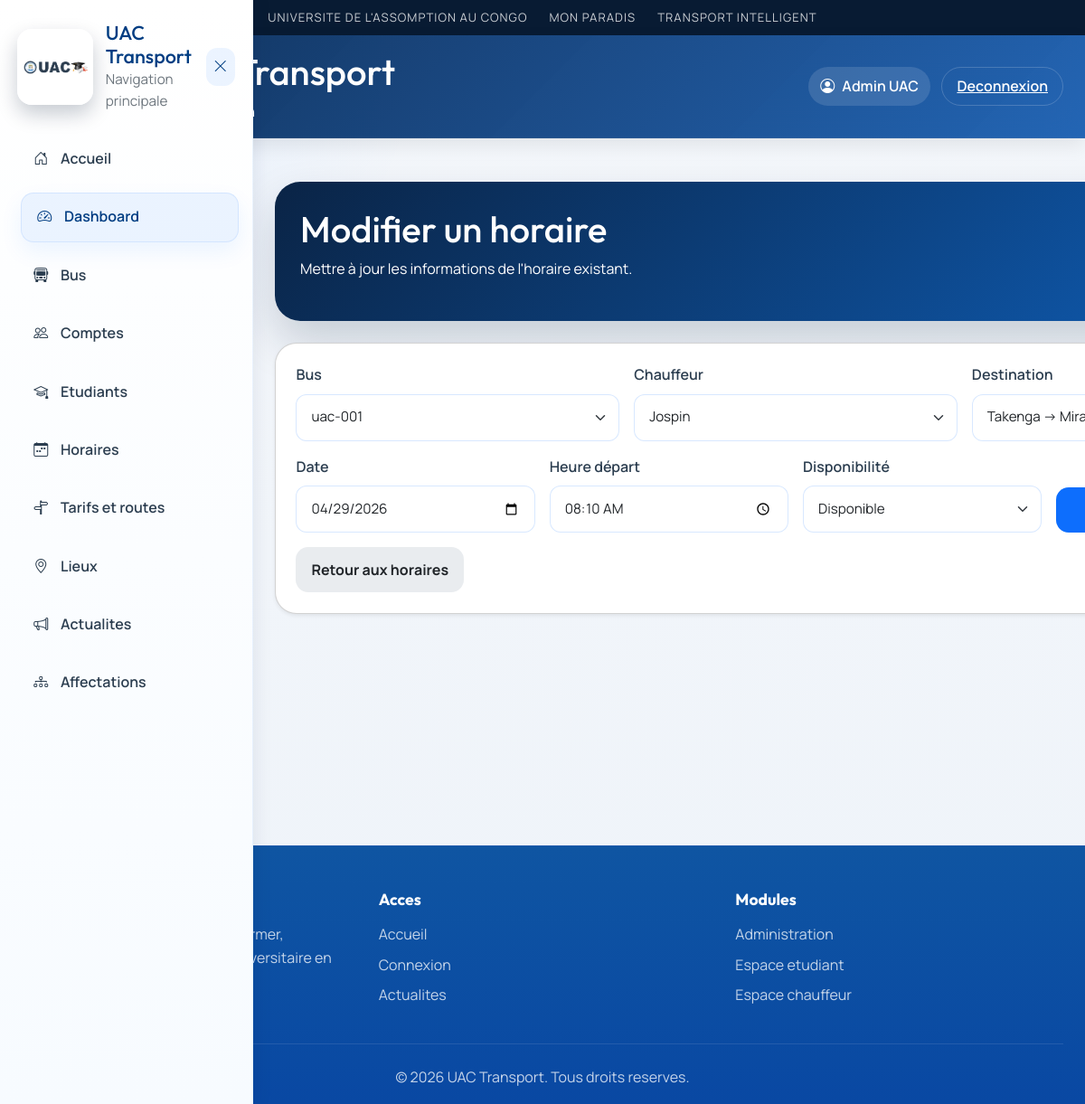
The page /admin/edit_schedule/3 (signed in) on the database its author committed.
### tables this page shows
CREATE TABLE users (
        id INTEGER PRIMARY KEY AUTOINCREMENT,
        nom TEXT NOT NULL,
        email TEXT UNIQUE NOT NULL,
        password TEXT NOT NULL,
        role TEXT NOT NULL
    , telephone TEXT, permis TEXT, photo_path TEXT, matricule TEXT);

CREATE TABLE schedules (
        id INTEGER PRIMARY KEY AUTOINCREMENT,
        bus_id INTEGER,
        driver_id INTEGER,
        date TEXT,
        heure_depart TEXT,
        destination TEXT,
        disponible TEXT,
        FOREIGN KEY (bus_id) REFERENCES buses(id),
        FOREIGN KEY (driver_id) REFERENCES drivers(id)
    );

### app.py (the view, shortened to what this page needs)
@app.route("/admin/edit_schedule/<int:schedule_id>", methods=["GET", "POST"])
def admin_edit_schedule(schedule_id):
    if session.get("role") != "admin":
        return redirect(url_for("login"))
    conn = get_db()
    schedule = conn.execute("SELECT * FROM schedules WHERE id = ?", (schedule_id,)).fetchone()
    if not schedule:
        conn.close()
        return redirect(url_for("admin_schedules"))
    buses = conn.execute("SELECT * FROM buses WHERE statut = 'actif'").fetchall()
    drivers = conn.execute("SELECT * FROM users WHERE role = 'driver'").fetchall()
    conn.close()
    return render_template("admin/edit_schedule.html", schedule=schedule, buses=buses, drivers=drivers)

### app.py (called while the page is built)
def get_db():
    conn = sqlite3.connect(DATABASE)
    conn.row_factory = sqlite3.Row
    return conn

def get_current_user():
    user_id = session.get("user_id")
    if not user_id:
        return None
    conn = get_db()
    user = conn.execute("SELECT * FROM users WHERE id = ?", (user_id,)).fetchone()
    conn.close()
    return user

@app.context_processor
def inject_current_user():
    return {
        "current_user": get_current_user(),
        "profile_photo_url": profile_photo_url,
        "user_initials": get_user_initials,
    }

### templates/admin/edit_schedule.html (shortened to what this page needs)
{% extends 'base.html' %}
{% block content %}
<div class="admin-page py-4">
    <div class="page-header mb-4">
        <h1>Modifier un horaire</h1>
        <p class="text-muted">Mettre à jour les informations de l'horaire existant.</p>
    </div>
    <div class="card shadow-sm">
        <div class="card-body">
            <form method="POST" class="row g-3">
                <div class="col-md-4">
                    <label class="form-label">Bus</label>
                    <select name="bus_id" class="form-select" required>
                        {% for b in buses %}
                        <option value="{{ b.id }}" {{ 'selected' if b.id == schedule.bus_id else '' }}>{{ b.plaque }}</option>
                        {% endfor %}
                    </select>
                </div>
                <div class="col-md-4">
                    <label class="form-label">Chauffeur</label>
                    <select name="driver_id" class="form-select" required>
                        {% for d in drivers %}
                        <option value="{{ d.id }}" {{ 'selected' if d.id == schedule.driver_id else '' }}>{{ d.nom }}</option>
                        {% endfor %}
                    </select>
                </div>
                <div class="col-md-4">
                    <label class="form-label">Destination</label>
                    <input type="text" name="destination" class="form-control" value="{{ schedule.destination }}" required>
                </div>
                <div class="col-md-3">
                    <label class="form-label">Date</label>
                    <input type="date" name="date" class="form-control" value="{{ schedule.date }}" required>
                </div>
                <div class="col-md-3">
                    <label class="form-label">Heure départ</label>
                    <input type="time" name="heure_depart" class="form-control" value="{{ schedule.heure_depart }}" required>
                </div>
                <div class="col-md-3">
                    <label class="form-label">Disponibilité</label>
                    <select name="disponible" class="form-select">
                        <option value="oui" {{ 'selected' if schedule.disponible == 'oui' else '' }}>Disponible</option>
                    </select>
                </div>
                <div class="col-md-3 d-flex align-items-end">
                    <button class="btn btn-primary w-100" type="submit">Enregistrer</button>
                </div>
            </form>
            <div class="mt-3">
                <a href="/admin/schedules" class="btn btn-secondary">Retour aux horaires</a>
            </div>
        </div>
    </div>
</div>
{% endblock %}

### templates/base.html (shortened to what this page needs)
<!DOCTYPE html>
<html lang="fr">
<head>
    <link href="https://cdn.jsdelivr.net/npm/bootstrap@5.3.0/dist/css/bootstrap.min.css" rel="stylesheet">
    <link rel="stylesheet" href="https://cdnjs.cloudflare.com/ajax/libs/font-awesome/6.4.0/css/all.min.css">
    <link rel="stylesheet" href="https://cdn.jsdelivr.net/npm/bootstrap-icons@1.10.5/font/bootstrap-icons.css">
    <link rel="stylesheet" href="{{ url_for('static', filename='css/style.css') }}">
</head>
<body class="{% block body_class %}{% endblock %}">
<header class="site-banner">
    <div class="banner-inner">
        <span class="banner-item">Universite de l'Assomption au Congo</span>
        <span class="banner-item">Mon Paradis</span>
        <span class="banner-item">Transport Intelligent</span>
    </div>
</header>
<header class="topbar">
    <div class="topbar-left">
        <button class="menu-btn" type="button" aria-label="Ouvrir le menu" onclick="toggleMenu()">
        </button>
        <a href="/" class="brand-wrap topbar-brand">
            <img src="{{ url_for('static', filename='img/uaclogo.png') }}" alt="UAC Logo" class="topbar-logo">
            <div>
                <h1>UAC Transport</h1>
                <p class="muted mb-0">
                    {% if session.get('role') == 'admin' %}
                    Administration
                    {% elif session.get('role') == 'student' %}
                    Espace etudiant
                    {% elif session.get('role') == 'driver' %}
                    Espace chauffeur
                    {% else %}
                    Suivi et actualites
                    {% endif %}
                </p>
            </div>
        </a>
    </div>
    <div class="topbar-actions">
        {% if session.get('user_id') %}
        <span class="topbar-user-chip">
            <i class="bi bi-person-circle"></i>
            {{ session.get('nom') }}
        </span>
        <a class="btn btn-link topbar-link" href="/logout">Deconnexion</a>
        {% else %}
        <a class="btn btn-link topbar-link" href="/login">Connexion</a>
        {% endif %}
    </div>
</header>
<aside id="sidebar" class="sidebar">
    <div class="sidebar-header">
        <div class="sidebar-brand">
            <img src="{{ url_for('static', filename='img/uaclogo.png') }}" alt="UAC Logo" class="sidebar-logo">
            <div>
                <h2>UAC Transport</h2>
                <p class="muted mb-0">Navigation principale</p>
            </div>
        </div>
        <button class="close-btn" type="button" aria-label="Fermer" onclick="toggleMenu()">
            <i class="bi bi-x-lg"></i>
        </button>
    </div>
    <nav class="sidebar-nav">
        <a href="/"><i class="bi bi-house-door"></i><span>Accueil</span></a>
        {% if session.get('role') == 'admin' %}
        <a href="/admin"><i class="bi bi-speedometer2"></i><span>Dashboard</span></a>
        <a href="/admin/buses"><i class="bi bi-bus-front"></i><span>Bus</span></a>
        <a href="/admin/users"><i class="bi bi-people"></i><span>Comptes</span></a>
        <a href="/admin/students"><i class="bi bi-mortarboard"></i><span>Etudiants</span></a>
        <a href="/admin/schedules"><i class="bi bi-calendar-week"></i><span>Horaires</span></a>
        <a href="/admin/routes"><i class="bi bi-signpost-split"></i><span>Tarifs et routes</span></a>
        <a href="/admin/locations"><i class="bi bi-geo-alt"></i><span>Lieux</span></a>
        <a href="/admin/news"><i class="bi bi-megaphone"></i><span>Actualites</span></a>
        <a href="/admin/assignments"><i class="bi bi-diagram-3"></i><span>Affectations</span></a>
        {% endif %}
    </nav>
</aside>
<main class="content">
    {% block content %}{% endblock %}
</main>
{% block footer %}
<footer class="footer">
    <div class="footer-content">
        <div class="footer-section">
            <h3>UAC Transport</h3>
            <p>Une plateforme moderne pour informer, organiser et suivre le transport universitaire en temps reel.</p>
        </div>
        <div class="footer-section">
            <h4>Acces</h4>
            <ul>
                <li><a href="/">Accueil</a></li>
                <li><a href="/login">Connexion</a></li>
                <li><a href="/">Actualites</a></li>
            </ul>
        </div>
        <div class="footer-section">
            <h4>Modules</h4>
            <ul>
                <li><a href="/admin">Administration</a></li>
                <li><a href="/student">Espace etudiant</a></li>
                <li><a href="/driver">Espace chauffeur</a></li>
            </ul>
        </div>
    </div>
    <div class="footer-bottom">
        <p class="mb-0">&copy; 2026 UAC Transport. Tous droits reserves.</p>
    </div>
</footer>
{% endblock %}
</body>
</html>

### rows shown on the page
users: get "Admin UAC"
schedules: destination "Takenga -> Mirador", date "04/29/2026", heure_depart "08:10"

### other values the page prints
form field bus_id "uac-001"
form field driver_id "Jospin"
